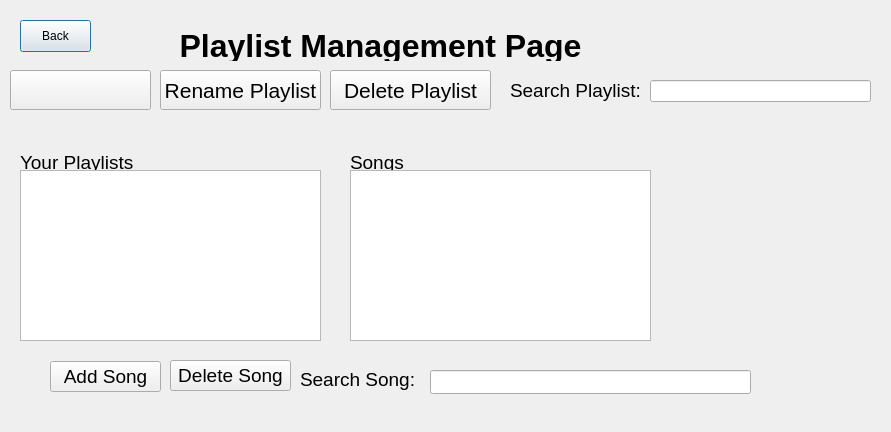
<?xml version="1.0" encoding="UTF-8"?>
<ui version="4.0">
 <class>PlaylistManagement</class>
 <widget class="QDialog" name="PlaylistManagement">
  <property name="geometry">
   <rect>
    <x>0</x>
    <y>0</y>
    <width>891</width>
    <height>432</height>
   </rect>
  </property>
  <property name="windowTitle">
   <string>Dialog</string>
  </property>
  <widget class="QPushButton" name="pushButton_back">
   <property name="geometry">
    <rect>
     <x>20</x>
     <y>20</y>
     <width>71</width>
     <height>32</height>
    </rect>
   </property>
   <property name="text">
    <string>Back</string>
   </property>
  </widget>
  <widget class="QGroupBox" name="groupBox_playlists">
   <property name="geometry">
    <rect>
     <x>20</x>
     <y>150</y>
     <width>301</width>
     <height>191</height>
    </rect>
   </property>
   <property name="font">
    <font>
     <family>Arial</family>
     <pointsize>14</pointsize>
    </font>
   </property>
   <property name="title">
    <string>Your Playlists</string>
   </property>
   <widget class="QListWidget" name="listWidget_playlists">
    <property name="geometry">
     <rect>
      <x>0</x>
      <y>20</y>
      <width>301</width>
      <height>171</height>
     </rect>
    </property>
   </widget>
  </widget>
  <widget class="QGroupBox" name="groupBox_songs">
   <property name="geometry">
    <rect>
     <x>350</x>
     <y>150</y>
     <width>301</width>
     <height>191</height>
    </rect>
   </property>
   <property name="font">
    <font>
     <family>Arial</family>
     <pointsize>14</pointsize>
    </font>
   </property>
   <property name="title">
    <string>Songs</string>
   </property>
   <widget class="QTableWidget" name="tableWidget_songs">
    <property name="geometry">
     <rect>
      <x>0</x>
      <y>20</y>
      <width>301</width>
      <height>171</height>
     </rect>
    </property>
   </widget>
  </widget>
  <widget class="QLabel" name="label_PMTitle">
   <property name="geometry">
    <rect>
     <x>100</x>
     <y>30</y>
     <width>561</width>
     <height>31</height>
    </rect>
   </property>
   <property name="font">
    <font>
     <family>Arial</family>
     <pointsize>24</pointsize>
     <bold>true</bold>
    </font>
   </property>
   <property name="text">
    <string>Playlist Management Page</string>
   </property>
   <property name="alignment">
    <set>Qt::AlignmentFlag::AlignCenter</set>
   </property>
  </widget>
  <widget class="QPushButton" name="createPlaylist">
   <property name="geometry">
    <rect>
     <x>10</x>
     <y>70</y>
     <width>141</width>
     <height>40</height>
    </rect>
   </property>

  </widget>
  <widget class="QPushButton" name="createPlaylist_2">
   <property name="geometry">
    <rect>
     <x>160</x>
     <y>70</y>
     <width>161</width>
     <height>40</height>
    </rect>
   </property>
   <property name="minimumSize">
    <size>
     <width>120</width>
     <height>40</height>
    </size>
   </property>
   <property name="font">
    <font>
     <family>Arial</family>
     <pointsize>16</pointsize>
    </font>
   </property>
   <property name="text">
    <string>Rename Playlist</string>
   </property>
  </widget>
  <widget class="QPushButton" name="createPlaylist_3">
   <property name="geometry">
    <rect>
     <x>330</x>
     <y>70</y>
     <width>161</width>
     <height>40</height>
    </rect>
   </property>
   <property name="minimumSize">
    <size>
     <width>120</width>
     <height>40</height>
    </size>
   </property>
   <property name="font">
    <font>
     <family>Arial</family>
     <pointsize>16</pointsize>
    </font>
   </property>
   <property name="text">
    <string>Delete Playlist</string>
   </property>
  </widget>
  <widget class="QLabel" name="label_3">
   <property name="geometry">
    <rect>
     <x>510</x>
     <y>70</y>
     <width>161</width>
     <height>40</height>
    </rect>
   </property>
   <property name="font">
    <font>
     <family>Arial</family>
     <pointsize>14</pointsize>
    </font>
   </property>
   <property name="text">
    <string>Search Playlist:</string>
   </property>
  </widget>
  <widget class="QLineEdit" name="lineEdit">
   <property name="geometry">
    <rect>
     <x>650</x>
     <y>80</y>
     <width>221</width>
     <height>22</height>
    </rect>
   </property>
  </widget>
  <widget class="QWidget" name="horizontalLayoutWidget">
   <property name="geometry">
    <rect>
     <x>10</x>
     <y>69</y>
     <width>861</width>
     <height>41</height>
    </rect>
   </property>
   <layout class="QHBoxLayout" name="horizontalLayout"/>
  </widget>
  <widget class="QPushButton" name="AddSong">
   <property name="geometry">
    <rect>
     <x>50</x>
     <y>361</y>
     <width>111</width>
     <height>31</height>
    </rect>
   </property>
   <property name="font">
    <font>
     <family>Arial</family>
     <pointsize>14</pointsize>
    </font>
   </property>
   <property name="text">
    <string>Add Song</string>
   </property>
  </widget>
  <widget class="QPushButton" name="DeleteSong">
   <property name="geometry">
    <rect>
     <x>170</x>
     <y>360</y>
     <width>121</width>
     <height>31</height>
    </rect>
   </property>
   <property name="font">
    <font>
     <family>Arial</family>
     <pointsize>14</pointsize>
    </font>
   </property>
   <property name="text">
    <string>Delete Song</string>
   </property>
  </widget>
  <widget class="QLabel" name="label">
   <property name="geometry">
    <rect>
     <x>300</x>
     <y>360</y>
     <width>121</width>
     <height>39</height>
    </rect>
   </property>
   <property name="font">
    <font>
     <family>Arial</family>
     <pointsize>14</pointsize>
    </font>
   </property>
   <property name="text">
    <string>Search Song:</string>
   </property>
  </widget>
  <widget class="QLineEdit" name="lineEdit_2">
   <property name="geometry">
    <rect>
     <x>430</x>
     <y>370</y>
     <width>321</width>
     <height>24</height>
    </rect>
   </property>
  </widget>
  <widget class="QWidget" name="horizontalLayoutWidget_2">
   <property name="geometry">
    <rect>
     <x>50</x>
     <y>360</y>
     <width>701</width>
     <height>41</height>
    </rect>
   </property>
   <layout class="QHBoxLayout" name="horizontalLayout_2"/>
  </widget>
 </widget>
 <resources/>
 <connections/>
</ui>
